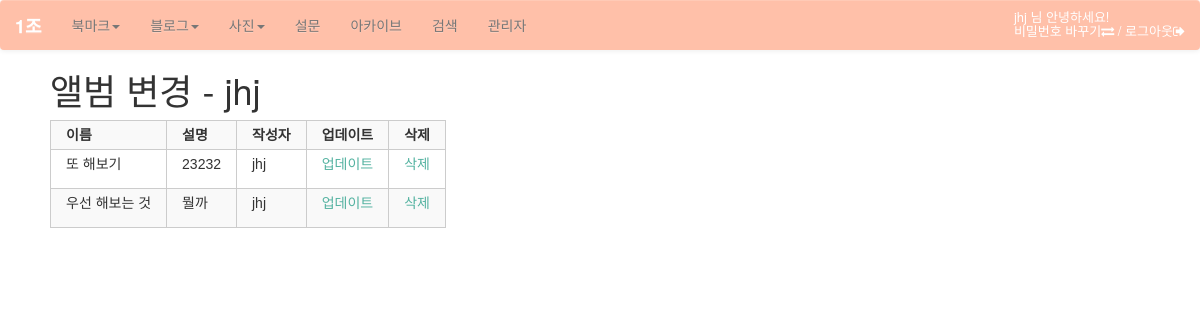
The page /photo/album/change/ (signed in) on the database its author committed.
### photo/models.py (models this page shows, shortened)
@python_2_unicode_compatible
class Album(models.Model):
    name = models.CharField(max_length=50)
    description = models.CharField('One Line Description', max_length=100, blank=True)
    owner = models.ForeignKey(User, null=True)
    class Meta:
        ordering = ['name']

### photo/views.py (the view)
class AlbumChangeLV(LoginRequiredMixin, ListView):
    template_name = 'photo/album_change_list.html'
    def get_queryset(self):
        return Album.objects.filter(owner=self.request.user)

### photo/templates/photo/album_change_list.html (shortened to what this page needs)
{% extends "base.html" %}
{% block content %}
<div id="content">
    <h1>앨범 변경 - {{user}}</h1>
    <table class="change-list table-striped">
        <tr>
            <th>이름</th>
            <th>설명</th>
            <th>작성자</th>
            <th>업데이트</th>
            <th>삭제</th>
        </tr>
        {% for item in object_list %}
        <tr>
            <td>{{ item.name }}</td>
            <td>{{ item.description|linebreaks }}</td>
            <td>{{ item.owner }}</td>
            <td><a href="{% url 'photo:album_update' item.id %}">업데이트</a></td>
            <td><a href="{% url 'photo:album_delete' item.id %}">삭제</a></td>
        </tr>
        {% endfor %}
    </table>
</div>
{% endblock %}

### templates/base.html (shortened to what this page needs)
<!DOCTYPE html>
<html lang="ko">
<head>
{% load staticfiles %}
<link rel="stylesheet" href="http://maxcdn.bootstrapcdn.com/bootstrap/3.2.0/css/bootstrap.min.css">
<link rel="stylesheet" href="http://maxcdn.bootstrapcdn.com/font-awesome/4.2.0/css/font-awesome.min.css">
<link rel="stylesheet" href="//maxcdn.bootstrapcdn.com/bootstrap/3.2.0/css/bootstrap.min.css">
<link rel="stylesheet" href="//maxcdn.bootstrapcdn.com/bootstrap/3.2.0/css/bootstrap-theme.min.css">
<link rel="stylesheet" type="text/css" href="{% block stylesheet %}{% static "css/base.css" %}{% endblock %}" />
<link rel="stylesheet" type="text/css" href="{% block extrastyle %}{% endblock %}" />
</head>
<body>
  <div id="mymenu">
    <nav class="nav navbar-default" role="navigation">
        <div class = "navbar-header">
          <a href="{% url 'home' %}" class="navbar-brand django"><strong>1조</strong></a>
        </div>
        <div class="collapse navbar-collapse navbar-ex1-collapse">
          <ul class="nav navbar-nav">
            <li class="dropdown">
              <a href="#" class="dropdown-toggle" data-toggle="dropdown">북마크<span class="caret"/>
              </a>
            </li>
            <li class="dropdown">
              <a href="#" class="dropdown-toggle" data-toggle="dropdown">블로그<span class="caret"/>
              </a>
          </li>
            <li class="dropdown">
              <a href="#" class="dropdown-toggle" data-toggle="dropdown">사진<span class="caret"/>
              </a>
            </li>
            <li><a href="{% url 'polls:index' %}">설문</a></li>
            <li><a href="{% url 'blog:post_archive' %}">아카이브</a></li>
            <li><a href="{% url 'blog:search' %}">검색</a></li>
            <li><a href="{% url 'admin:index' %}">관리자</a></li>
          </ul>
          {% if user.is_active %}
          <ul class="nav nav-bar navbar-right">
          <h4 class="welcome">{% firstof user.get_short_name user.get_username %} 님 안녕하세요!
                      <br><a href="{% url 'password_change' %}">비밀번호 바꾸기<i class="fa fa-exchange"></i></a> /
                      <a href="{% url 'logout' %}">로그아웃<i class="fa fa-sign-out"></i></a>
          </h4>
        </ul>
        {% endif %}
        </div>
      </nav>
  </div>
{% block content %}
{% endblock %}
</body>
</html>

### static/css/base.css (style rules this page uses)
body { background: white; }
.welcome { color: white; font-size: 13px; padding-right: 15px; }
.navbar-default { background: #FFC0A9; }
.welcome a, a:focus { color: #fff; }
a, a:focus { color: #53B2A0; }
#content { margin-left: 50px; }
table { border-collapse: collapse; }
td, th { line-height: 18px; border-bottom: 1px solid #eee; vertical-align: top; padding: 5px 15px; font-family: "Lucida Grande", Verdana, Arial, sans-serif; }
table.change-list, table.change-list th, table.change-list td { border: 1px solid #ccc; }

### rows shown on the page
Album: name "또 해보기", description "23232", owner "jhj"
Album: name "우선 해보는 것", description "뭘까", owner "jhj"

### other values the page prints
{{ user }} "jhj"
